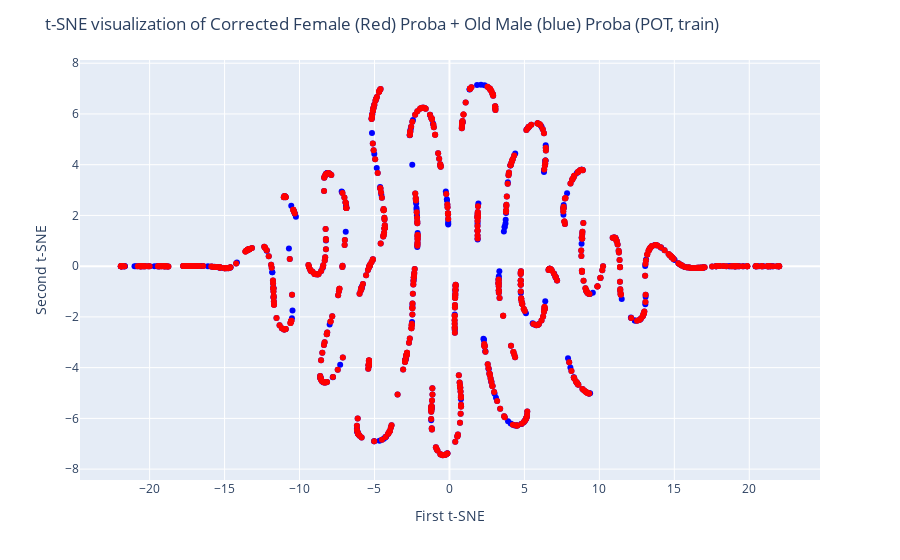

Notebook cell for this chart:
### Code cell
import plotly.express as px

fig = px.scatter(x=X_train_male_proba_2d[:, 0], y=X_train_male_proba_2d[:, 1], color_discrete_sequence=['blue'])
fig2 = px.scatter(x=X_train_female_proba_temp_2d[:, 0], y=X_train_female_proba_temp_2d[:, 1], color_discrete_sequence=['red'])
fig.update_layout(
    title="t-SNE visualization of Corrected Female (Red) Proba + Old Male (blue) Proba (POT, train)",
    xaxis_title="First t-SNE",
    yaxis_title="Second t-SNE",
)
fig2.update_layout(
    title="t-SNE visualization of Old Female Proba",
    xaxis_title="First t-SNE",
    yaxis_title="Second t-SNE",
)
fig.add_trace(fig2.data[0])
fig.show()

### Figure 1 — Plotly figure (JSON) as saved in the notebook; plotly's stock layout.template omitted (floating-point values rounded to 4 significant figures; data arrays with more than 128 entries replaced by an {"elided": "..."} marker saying what was removed)
{"data": [{"hovertemplate": "x=%{x}<br>y=%{y}<extra></extra>", "legendgroup": "", "marker": {"color": "blue", "symbol": "circle"}, "mode": "markers", "name": "", "orientation": "v", "showlegend": false, "type": "scatter", "x": {"elided": "977 float values"}, "xaxis": "x", "y": {"elided": "977 float values"}, "yaxis": "y"}, {"hovertemplate": "x=%{x}<br>y=%{y}<extra></extra>", "legendgroup": "", "marker": {"color": "red", "symbol": "circle"}, "mode": "markers", "name": "", "orientation": "v", "showlegend": false, "type": "scatter", "x": {"elided": "800 float values"}, "xaxis": "x", "y": {"elided": "800 float values"}, "yaxis": "y"}], "layout": {"legend": {"tracegroupgap": 0}, "margin": {"t": 60}, "title": {"text": "t-SNE visualization of Corrected Female (Red) Proba + Old Male (blue) Proba (POT, train)"}, "xaxis": {"anchor": "y", "domain": [0, 1], "title": {"text": "First t-SNE"}}, "yaxis": {"anchor": "x", "domain": [0, 1], "title": {"text": "Second t-SNE"}}}}
